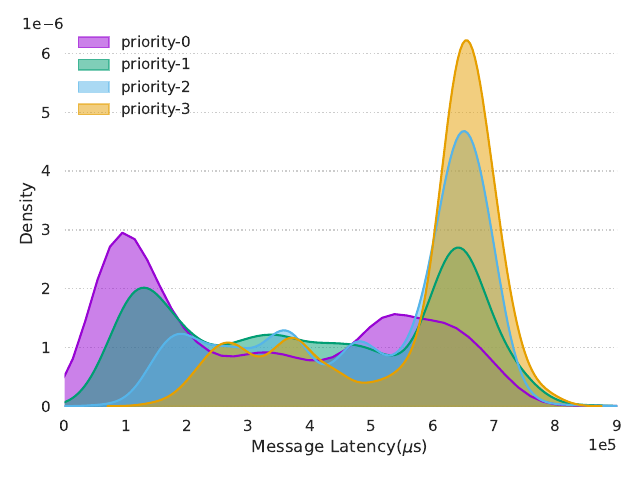

Write the Python code that produced this figure.
import matplotlib.pyplot as plt
import matplotlib
import seaborn as sns
import numpy as np
import pandas as pd


# bins: 设置直方图条形的数目
# is_hist: 是否绘制直方图
# is_kde: 是否绘制核密度图
# is_rug: 是否绘制生成观测数值的小细条
# is_vertical: 如果为True，观察值在y轴上
# is_norm_hist: 如果为True，直方图高度显示一个密度而不是一个计数，如果kde设置为True，则此参数一定为True
def draw_distribution_histogram(nums, path, color, is_hist=True, is_kde=True, is_rug=False, \
    is_vertical=False, is_norm_hist=False):
    
    ax = sns.distplot(nums, bins=20, hist=False, kde=is_kde, rug=is_rug, \
      hist_kws={"color": color}, kde_kws={"color": color}, \
      vertical=is_vertical, norm_hist=is_norm_hist)
    kde_x, kde_y = ax.lines[-1].get_data()
    ax.fill_between(kde_x, kde_y, interpolate=True, color=color, alpha=0.5)
    
  
def get_data(path):
    with open(path, 'r') as f:
        content = f.read()
    result_list = [x for x in content.split("\n")]
    result_list.pop(-1)
    result = np.array([float(x) for x in result_list])
    return result

path = "core4_freq.pdf"

# Canvas configurations
matplotlib.rcParams['font.family'] = 'Arial'
matplotlib.rcParams['font.size'] = 12

# sns.set()  #切换到sns的默认运行配置
sns.set_theme(style="whitegrid", palette="pastel")
# sns.set_palette("husl")


draw_distribution_histogram(get_data("p0.dat"), path, "#9804d4", True, True)
draw_distribution_histogram(get_data("p1.dat"), path, "#009e73", True, True)
draw_distribution_histogram(get_data("p2.dat"), path, "#56b4e9", True, True)
draw_distribution_histogram(get_data("p3.dat"), path, "#e69f00", True, True)

#添加x轴和y轴标签
plt.xlabel("Message Latency(" + r"$\mu$" + "s)")
plt.ylabel("Density")
plt.xlim([0, 900000])

children = plt.gca().get_children()
keys = []
for idx, val in enumerate(children):
    if idx & 1 != 0:
        keys.append(val)

ax = plt.gca()#获取边框
ax.ticklabel_format(style='sci', scilimits=(-1,2), axis='x')

ax.ticklabel_format(style='sci', scilimits=(-1,2), axis='y')
ax.get_yaxis().get_offset_text().set(va='top', ha='right')
ax.spines['top'].set_color('none')  # 设置上‘脊梁’为红色
ax.spines['right'].set_color('none')  # 设置上‘脊梁’为无色
ax.spines['bottom'].set_color('none')  # 设置下‘脊梁’为无色
ax.spines['left'].set_color('none')  # 设置左‘脊梁’为无色


plt.grid(False)
plt.grid(axis='y', linestyle='dotted') # 设置 y 就在轴方向显示网格线
plt.legend(keys, ["priority-0", "priority-1", "priority-2", "priority-3"], frameon=False, loc="upper left")
plt.tight_layout()  # 处理显示不完整的问题
plt.savefig(path, dpi=300)